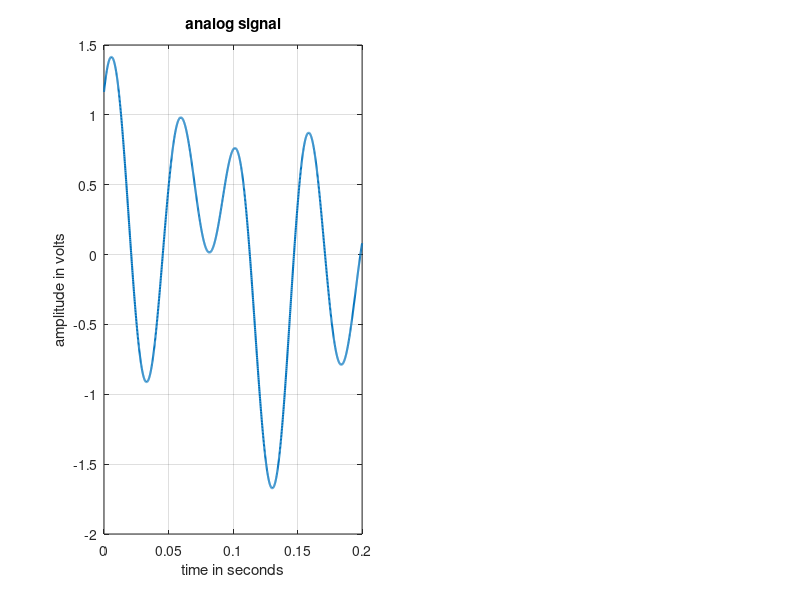
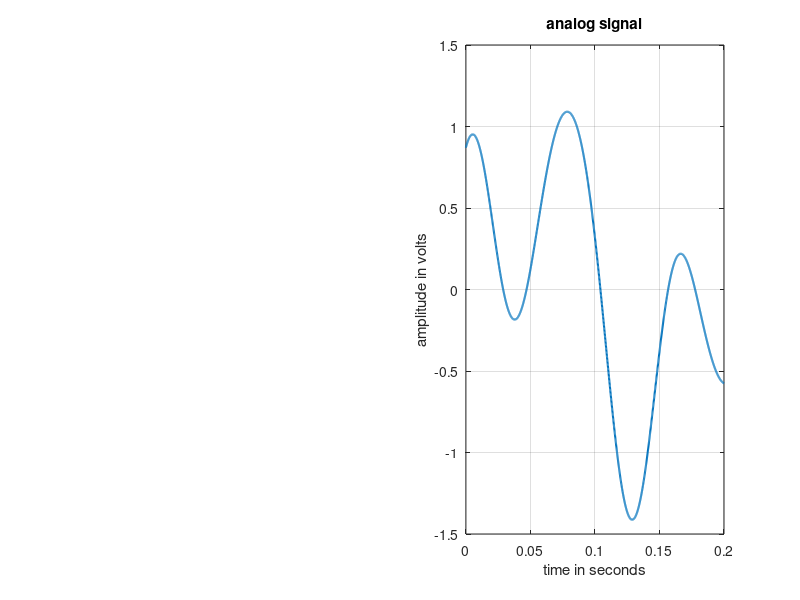
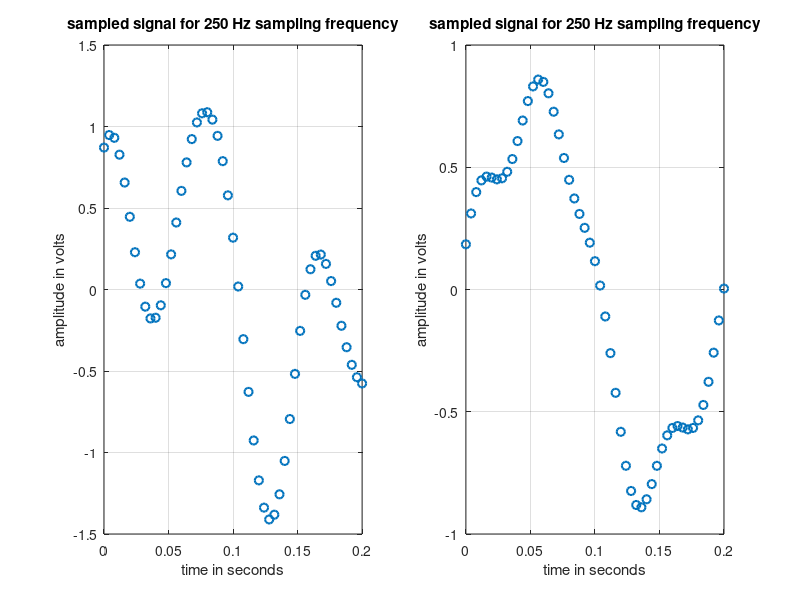
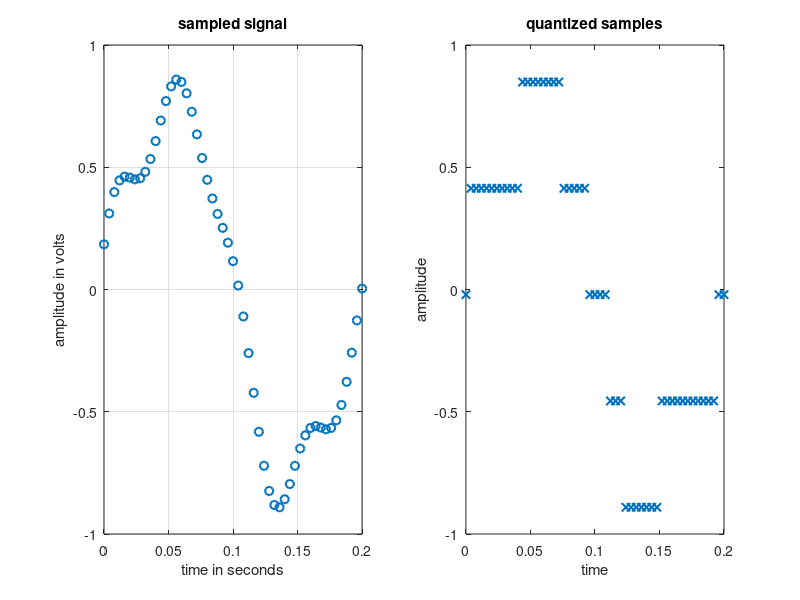

Write the MATLAB code that produced these figures, in order.
clc
close all
%%%%%%%%%%%%%%%%%%%%%%%%%%%%%%%
% Analog to Digital Conversion
%%%%%%%%%%%%%%%%%%%%%%%%%%%%%%%
time_duration = 0.2;
%% Analog-like signal's representation
% Analog signal generation is not possible in MATLAB
a = [0.4 0.6 0.8]; % amplitude array for composite signal
f = [5 12 20]; % frequency array for composite signal
a1 = [0.7 0.8 0.10]; % amplitude array for composite signal
f1 = [5 12 20]; % frequency array for composite signal
a2 = [0.8 0.10 0.12]; % amplitude array for composite signal
f2 = [5 12 20]; % frequency array for composite signal
analog_t = 0:0.0001:time_duration;
analog_sig = a(1)*sin(2*pi*f(1)*analog_t) + a(2)*cos(2*pi*f(2)*analog_t) + a(3)*sin(2*pi*f(3)*analog_t + pi/4);
analog_sig1 = a1(1)*sin(2*pi*f1(1)*analog_t) + a1(2)*cos(2*pi*f1(2)*analog_t) + a1(3)*sin(2*pi*f1(3)*analog_t + pi/4);
analog_sig2 = a2(1)*sin(2*pi*f2(1)*analog_t) + a2(2)*cos(2*pi*f2(2)*analog_t) + a2(3)*sin(2*pi*f2(3)*analog_t + pi/4);
figure
subplot(1,2,1)
plot(analog_t, analog_sig,'linewidth',1.5)
grid on
xlabel('time in seconds')
ylabel('amplitude in volts')
title('analog signal')
figure
subplot(1,2,2)
plot(analog_t, analog_sig1,'linewidth',1.5)
grid on
xlabel('time in seconds')
ylabel('amplitude in volts')
title('analog signal')
figure
subplot(1,2,1)
plot(analog_t, analog_sig2,'linewidth',1.5)
grid on
xlabel('time in seconds')
ylabel('amplitude in volts')
title('analog signal')
%% Sampling Frequency
fs = 250;
ts = 1/fs;
%% Sampling
samp_t = 0:1/fs:time_duration;
samp_sig = a(1)*sin(2*pi*f(1)*samp_t) + a(2)*cos(2*pi*f(2)*samp_t) + a(3)*sin(2*pi*f(3)*samp_t + pi/4);
samp_sig1 = a1(1)*sin(2*pi*f1(1)*samp_t) + a1(2)*cos(2*pi*f1(2)*samp_t) + a1(3)*sin(2*pi*f1(3)*samp_t + pi/4);
samp_sig2 = a2(1)*sin(2*pi*f2(1)*samp_t) + a2(2)*cos(2*pi*f2(2)*samp_t) + a2(3)*sin(2*pi*f2(3)*samp_t + pi/4);
subplot(1,2,2)
plot(samp_t, samp_sig,'o','linewidth',1.5)
grid on
xlabel('time in seconds')
ylabel('amplitude in volts')
title(['sampled signal for ',num2str(fs),' Hz sampling frequency'])
subplot(1,2,1)
plot(samp_t, samp_sig1,'o','linewidth',1.5)
grid on
xlabel('time in seconds')
ylabel('amplitude in volts')
title(['sampled signal for ',num2str(fs),' Hz sampling frequency'])
subplot(1,2,2)
plot(samp_t, samp_sig2,'o','linewidth',1.5)
grid on
xlabel('time in seconds')
ylabel('amplitude in volts')
title(['sampled signal for ',num2str(fs),' Hz sampling frequency'])
%% Levels for Quantization
L = 8;
%% Quantizing
delta = (max(samp_sig) - min(samp_sig))/(L-1); % step size
quant_sig = min(samp_sig) + round((samp_sig - min(samp_sig))/delta)*delta; % quantized signal 
quant_sig1 = min(samp_sig1) + round((samp_sig1 - min(samp_sig1))/delta)*delta;
quant_sig2 = min(samp_sig2) + round((samp_sig2 - min(samp_sig2))/delta)*delta;
figure
subplot(1,2,1)
plot(samp_t, samp_sig,'o','linewidth',1.5)
grid on
xlabel('time in seconds')
ylabel('amplitude in volts')
title('sampled signal')
subplot(1,2,2)
plot(samp_t, quant_sig,'x','linewidth',1.5);
xlabel('time')
ylabel('amplitude')
title('quantized samples')
subplot(1,2,1)
plot(samp_t, samp_sig1,'o','linewidth',1.5)
grid on
xlabel('time in seconds')
ylabel('amplitude in volts')
title('sampled signal')
subplot(1,2,2)
plot(samp_t, quant_sig1,'x','linewidth',1.5);
xlabel('time')
ylabel('amplitude')
title('quantized samples')
subplot(1,2,1)
plot(samp_t, samp_sig2,'o','linewidth',1.5)
grid on
xlabel('time in seconds')
ylabel('amplitude in volts')
title('sampled signal')
subplot(1,2,2)
plot(samp_t, quant_sig2,'x','linewidth',1.5);
xlabel('time')
ylabel('amplitude')
title('quantized samples')
%% Number of Bits/Sample
nb = log2(L);
%% Encoding
i = round((samp_sig-min(samp_sig))/delta); % index for encoding
dig_data_matrix = de2bi(i,nb); % encoded binary bits are as a matrix here
dig_data = reshape(dig_data_matrix',1,[]);
i1 = round((samp_sig1-min(samp_sig1))/delta); % index for encoding
dig_data_matrix1 = de2bi(i1,nb); % encoded binary bits are as a matrix here
dig_data1 = reshape(dig_data_matrix1',1,[]);
i2 = round((samp_sig2-min(samp_sig2))/delta); % index for encoding
dig_data_matrix2 = de2bi(i2,nb); % encoded binary bits are as a matrix here
dig_data2 = reshape(dig_data_matrix2',1,[]);% encoded binary bits are as an array here
disp(['The index values for encoding from quantization of the sampled signal are: ',num2str(i)])
disp(['The converted bits from the input analog signal are:',num2str(dig_data)])
disp(['The index values for encoding from quantization of the sampled signal are: ',num2str(i1)])
disp(['The converted bits from the input analog signal are:',num2str(dig_data1)])
disp(['The index values for encoding from quantization of the sampled signal are: ',num2str(i2)])
disp(['The converted bits from the input analog signal are:',num2str(dig_data2)])
